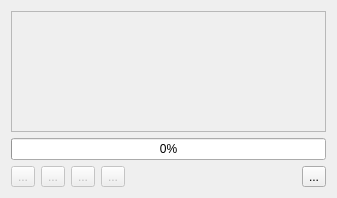
<?xml version="1.0" encoding="UTF-8"?>
<ui version="4.0">
 <class>TapeWin</class>
 <widget class="QDialog" name="TapeWin">
  <property name="geometry">
   <rect>
    <x>0</x>
    <y>0</y>
    <width>337</width>
    <height>198</height>
   </rect>
  </property>
  <property name="windowTitle">
   <string>Tape</string>
  </property>
  <property name="windowIcon">
   <iconset resource="../xpeccy.qrc">
    <normaloff>:/images/tape.png</normaloff>:/images/tape.png</iconset>
  </property>
  <layout class="QVBoxLayout" name="verticalLayout">
   <item>
    <widget class="xTapeCatTable" name="tapeList">
     <property name="enabled">
      <bool>false</bool>
     </property>
     <property name="editTriggers">
      <set>QAbstractItemView::NoEditTriggers</set>
     </property>
     <property name="selectionMode">
      <enum>QAbstractItemView::NoSelection</enum>
     </property>
     <property name="selectionBehavior">
      <enum>QAbstractItemView::SelectRows</enum>
     </property>
     <property name="gridStyle">
      <enum>Qt::DotLine</enum>
     </property>
     <attribute name="horizontalHeaderStretchLastSection">
      <bool>true</bool>
     </attribute>
     <attribute name="verticalHeaderVisible">
      <bool>false</bool>
     </attribute>
     <attribute name="verticalHeaderMinimumSectionSize">
      <number>17</number>
     </attribute>
     <attribute name="verticalHeaderDefaultSectionSize">
      <number>17</number>
     </attribute>
    </widget>
   </item>
   <item>
    <widget class="QProgressBar" name="tapeBar">
     <property name="value">
      <number>0</number>
     </property>
    </widget>
   </item>
   <item>
    <layout class="QHBoxLayout" name="horizontalLayout">
     <item>
      <widget class="QToolButton" name="tbRewind">
       <property name="enabled">
        <bool>false</bool>
       </property>
       <property name="text">
        <string>...</string>
       </property>
       <property name="icon">
        <iconset resource="../xpeccy.qrc">
         <normaloff>:/images/rewind.png</normaloff>:/images/rewind.png</iconset>
       </property>
      </widget>
     </item>
     <item>
      <widget class="QToolButton" name="playBut">
       <property name="enabled">
        <bool>false</bool>
       </property>
       <property name="text">
        <string>...</string>
       </property>
       <property name="icon">
        <iconset resource="../xpeccy.qrc">
         <normaloff>:/images/play.png</normaloff>:/images/play.png</iconset>
       </property>
      </widget>
     </item>
     <item>
      <widget class="QToolButton" name="recBut">
       <property name="enabled">
        <bool>false</bool>
       </property>
       <property name="text">
        <string>...</string>
       </property>
       <property name="icon">
        <iconset resource="../xpeccy.qrc">
         <normaloff>:/images/rec.png</normaloff>:/images/rec.png</iconset>
       </property>
      </widget>
     </item>
     <item>
      <widget class="QToolButton" name="stopBut">
       <property name="enabled">
        <bool>false</bool>
       </property>
       <property name="text">
        <string>...</string>
       </property>
       <property name="icon">
        <iconset resource="../xpeccy.qrc">
         <normaloff>:/images/cancel.png</normaloff>:/images/cancel.png</iconset>
       </property>
      </widget>
     </item>
     <item>
      <spacer name="horizontalSpacer">
       <property name="orientation">
        <enum>Qt::Horizontal</enum>
       </property>
       <property name="sizeHint" stdset="0">
        <size>
         <width>40</width>
         <height>20</height>
        </size>
       </property>
      </spacer>
     </item>
     <item>
      <widget class="QToolButton" name="loadBut">
       <property name="text">
        <string>...</string>
       </property>
       <property name="icon">
        <iconset resource="../xpeccy.qrc">
         <normaloff>:/images/fileopen.png</normaloff>:/images/fileopen.png</iconset>
       </property>
      </widget>
     </item>
    </layout>
   </item>
  </layout>
 </widget>
 <customwidgets>
  <customwidget>
   <class>xTapeCatTable</class>
   <extends>QTableView</extends>
   <header>stdlib.h</header>
  </customwidget>
 </customwidgets>
 <resources>
  <include location="../xpeccy.qrc"/>
 </resources>
 <connections/>
</ui>
